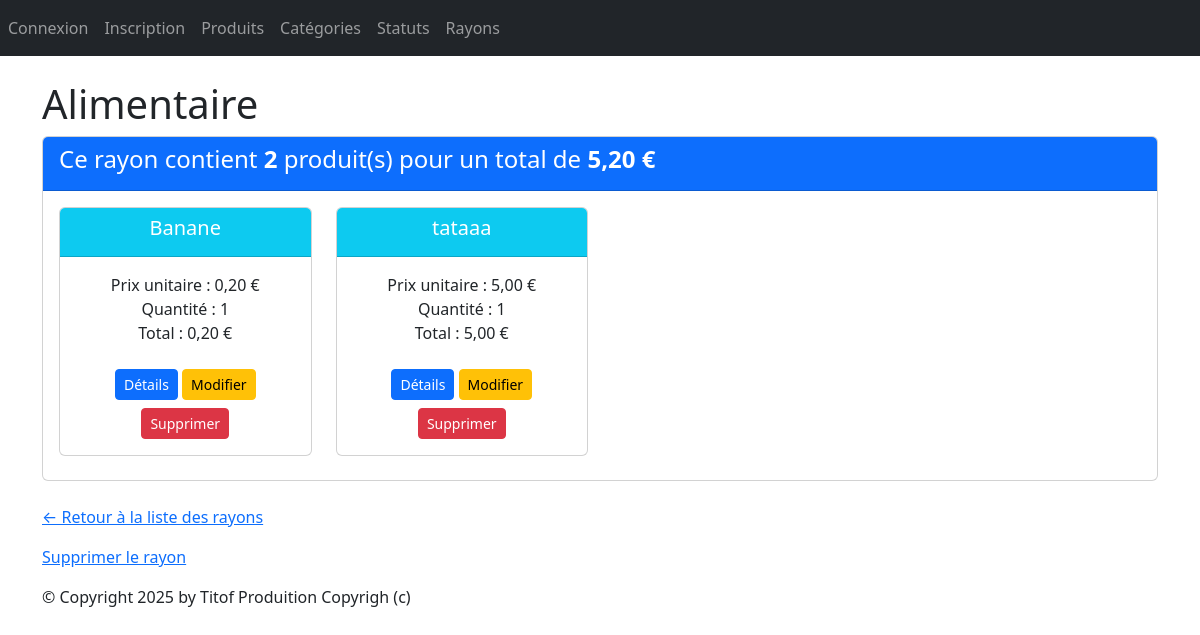
The page /monApp/rayon/7/ on the database its author committed.
### monApp/models.py (models this page shows, shortened)
class Rayon(models.Model):
    idRayon = models.AutoField(primary_key=True)
    nomRayon = models.CharField(max_length=200)

class Produit(models.Model):
    refProd = models.AutoField(primary_key=True)
    intituleProd = models.CharField(max_length=200)
    prixUnitaireProd = models.DecimalField(max_digits=10, decimal_places=2)
    dateFabrication = models.DateField(auto_now=True)
    categorie = models.ForeignKey(Categorie, on_delete=models.CASCADE, related_name="produits",null=True, blank=True)
    statut = models.ForeignKey(Statut, on_delete=models.SET_NULL, related_name="produits",null=True, blank=True)

### monApp/views.py (the view)
# urls.py: path("rayon/<pk>/", views.RayonDetailView.as_view(), name="dtl_rayon"),
class RayonDetailView(DetailView):
    model = Rayon
    template_name = "monApp/detail_rayon.html"
    context_object_name = "rayon"
    def get_context_data(self, **kwargs):
        context = super().get_context_data(**kwargs)
        rayon = self.object
        contenir_items = rayon.contenir.select_related('refProd').all()  # <- related_name
        prdts_dt = []
        total_rayon = 0
        total_nb_produit = 0
        for c in contenir_items:
            total = c.total_produit
            total_rayon += total
            total_nb_produit += c.qte
            prdts_dt.append({
                "produit": c.refProd,
                "qte": c.qte,
                "prix_unitaire": c.refProd.prixUnitaireProd,
                "total_produit": total
            })
        context.update({
            "prdts_dt": prdts_dt,
            "total_rayon": total_rayon,
            "total_nb_produit": total_nb_produit
        })
        return context

### monApp/models.py (called while the page is built)
    @property
    def total_produit(self):
        return self.qte * self.refProd.prixUnitaireProd

### monApp/templates/monApp/detail_rayon.html
{% extends "monApp/base.html" %}
{% block contenu %}
<h1>{{ rayon.nomRayon }}</h1>
<div class="card mb-4">
    <div class="card-header bg-primary text-white">
        <h4>Ce rayon contient <strong>{{ total_nb_produit }}</strong> produit(s) pour un total de
        <strong>{{ total_rayon|floatformat:2 }} €</strong></h4>
    </div>
    <div class="card-body">
        <div class="row">
            {% if prdts_dt %}
                {% for data in prdts_dt %}
                    <div class="col-sm-3">
                        <div class="card mb-2 text-center">
                            <div class="card-header bg-info text-white">
                                <h5 class="card-title">{{ data.produit.intituleProd }}</h5>
                            </div>
                            <div class="card-body">
                                <ul class="list-unstyled">
                                    <li>Prix unitaire : {{ data.prix_unitaire }} €</li>
                                    <li>Quantité : {{ data.qte }}</li>
                                    <li>Total : {{ data.total_produit|floatformat:2 }} €</li>
                                </ul>
                                <a href="{% url 'dtl_prdt' data.produit.refProd %}" class="btn btn-primary btn-sm mt-2">Détails</a>
                                <a href="{% url 'upd_contenir' rayon.idRayon data.produit.refProd %}" class="btn btn-warning btn-sm mt-2">Modifier</a>
                                <a href="{% url 'dlt_contenir' rayon.idRayon data.produit.refProd %}" class="btn btn-danger btn-sm mt-2">Supprimer</a>
                            </div>
                        </div>
                    </div>
                {% endfor %}
            {% else %}
                <p class="text-muted">Aucun produit trouvé pour ce rayon.</p>
            {% endif %}
        </div>
    </div>
</div>
<p><a href="{% url 'lst_rayons' %}">← Retour à la liste des rayons</a></p>
<a href="{% url 'dlt_rayon' rayon.idRayon %}">Supprimer le rayon</a></p>
{% endblock %}

### static/styles.css (style rules this page uses)
h1 { color:red }

### rows shown on the page
Rayon: nomRayon "Alimentaire"
Produit: produit.intituleProd "Banane", prix_unitaire "0,20", qte "1", total_produit "0,20"
Produit: produit.intituleProd "tataaa", prix_unitaire "5,00", qte "1", total_produit "5,00"

### other values the page prints
{{ total_nb_produit }} "2"
{{ total_rayon|floatformat:2 }} "5,20"
